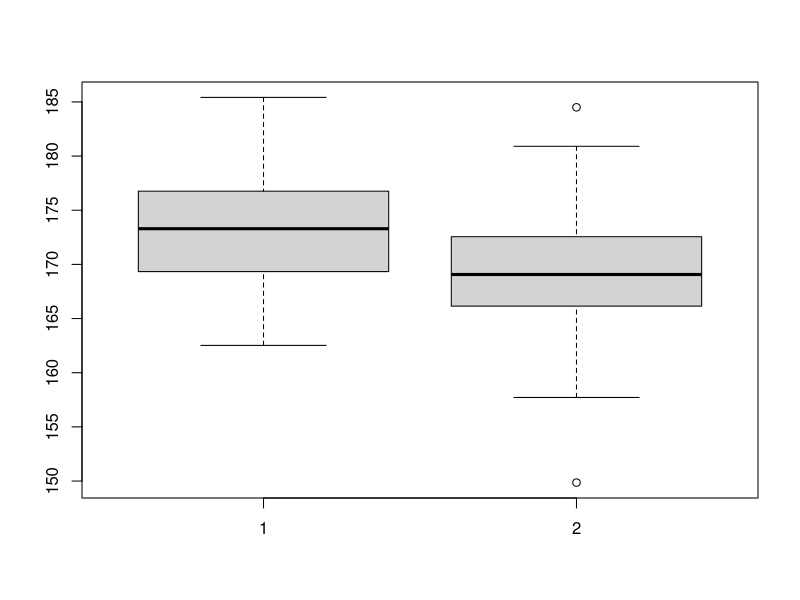
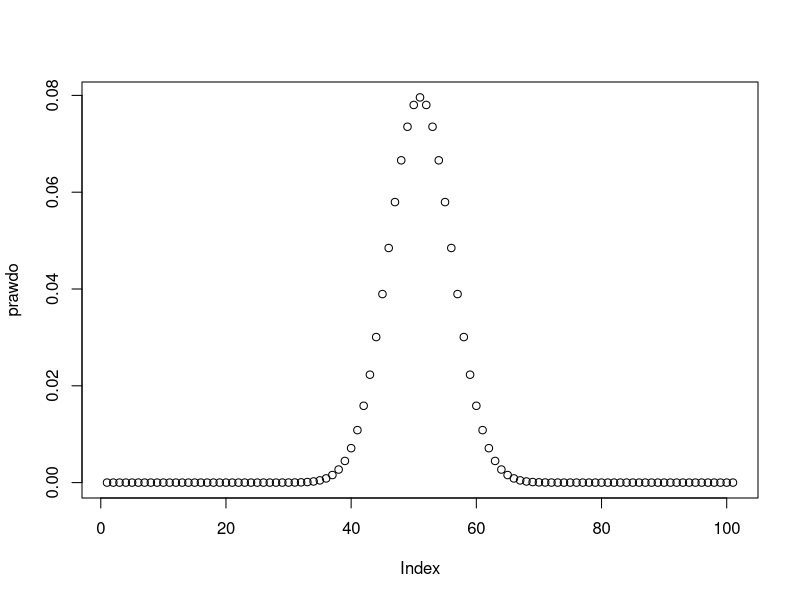

The R script that drew these images, in order:
#Adam Nadoba
#Test 08
#Zestaw 8

#set.seed(123)

wzrostCh <- rnorm(100, 173, 5)
wzrostDz <- rnorm(110, 169, 5)
boxplot(wzrostCh, wzrostDz)
sredniaCh <- mean(wzrostCh)
sredniaDz <- mean(wzrostDz)
wariancjaCh <- var(wzrostCh)
wariancjaDz <- var(wzrostDz)

(sredniaCh - sredniaDz) / (wariancjaCh + wariancjaDz)^0.5

# hipoteze mozna odrzucic
# albo mozna nie odrzucic
# NIE MOZNA 'PRZYJAC'!

n=100
p=1/2
sample(0:1,100,prob=c(1/2,1/2),rep=T)

k <- 0:100
prawdo <- choose(100,k)/2^100
sum(prawdo)

plot(prawdo)


# kumulacyjne prawdopodobienstwa

cumsum(prawdo)
round(cumsum(prawdo), digits = 4)

# 1. sformulowanie hipotezy w mowie potocznej
# 2. modelowanie
# 3. ustalenie parametrow
# 4. postawienie hipotez
# 5. ustalenie wartosci krytycznej i zbioru krytycznego
# 6. decyzja (odrzucamy lub nie odrzucamy)


# wlasciwe zadanka

# PRZYJMUJEMY

# W ~ N(mi, sigma^2)
# H0 : mi = 0
# H1: mi != 0

# patrzymy na t_n-1
# obszar krytyczny (obszar odrzucenia)
# |t_n-1| > x_a   =>> odrzucamy
# |t_n-1| <= x_A  =>> nie odrzucamy

# x_a (x ze znaczkiem alfa) jest to wartosc krytyczna



W <- round(rnorm(136,0.01,1),2)
# obliczanie 't_n-1'
(mean(W)/sd(W))*(length(W))^0.5

# jak liczb bylo 29 to biore n-1=28 df 28 -> tdf
# jak mi wyjdzie powyzej wieksza od 2.045 to hipoteza odrzucona(?)
t.test(W,mu=0,alt="two.sided")
# powyzszym poleceniem mamy policzone to 't_n-1', df - liczba sotpni swobody (o jeden mniej)
# p-value - wartosc krytyczna prawdopodobienstwa bledu

# jak jest powyzej 0.05 - decyzja: 'nie ma podstaw do odrzucenia'





# robimy konkretne zadanka
x <- c(-0.53,0.37,0.82,0.07,0.48,-1.31,-1.62,-0.62,0.10,-1.54,0.61,-0.39,-1.97,0.94,-0.92,0.49,0.04,0.85,0.68,0.41,0.10,-0.74,0.62,0.52,0.23)

#H0 - nie ma podstaw do odrzucenia
t.test(x,mu=0,alt="two.sided")
#H1 - nie ma podstaw do odrzucenia
t.test(x,mu=0,alt="greater")

# pakiet 'class' wybrany
